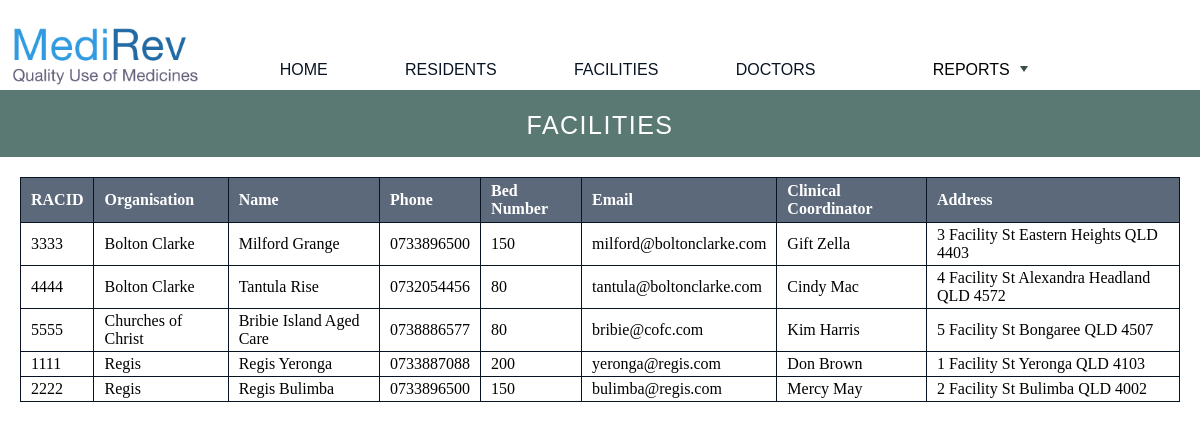
Screenshot of /all_facilities/index.php with the database file from the repository.
### tables this page shows
CREATE TABLE Facility(
	RACID INT NOT NULL,
	Organisation VARCHAR(255),
	Name VARCHAR(255),
	Phone VARCHAR(255),
	BedNumber INT,
	Email VARCHAR(255),
	CCFirstName VARCHAR(255),
	CCLastName VARCHAR(255),
	StreetAddress VARCHAR(255),
	Suburb VARCHAR(20),
	State VARCHAR(255),
	PostCode SMALLINT,
	PRIMARY KEY (RACID)
);

### private/query_functions.php (called while the page is built, shortened)
<?php require_once('functions.php'); ?>
<?php
function get_all_facilities($organisation, $name) {
	global $db;
	$sql = "SELECT * FROM Facility
	 WHERE Organisation LIKE $organisation AND Name LIKE $name
	 ORDER BY Organisation";
	$result = $db->query($sql);
	$array = $result->fetchALL(PDO::FETCH_ASSOC);
	return $array;
}
?>

### private/functions.php (called while the page is built, shortened)
<?php require_once('query_functions.php'); ?>
<?php
function h($string) {
	return htmlspecialchars($string);
}
?>

### public/all_facilities/index.php (the view, shortened to what this page needs)
<?php
	$organisation = empty($_POST["organisation"]) ? "'%'" : '"'.$_POST["organisation"].'"';
	$name = empty($_POST["facility_name"]) ? "'%'" : '"'.$_POST["facility_name"].'"';
	$all_facilities = get_all_facilities($organisation, $name);
?>
<?php $page_title = 'Facilities'; ?>
<?php include(SHARED_PATH . '/header.php'); ?>
<header class='facility'>
	<?php echo $page_title ?>
</header>
<div id="content">
	<article id="facility">
		<section id="facility_list">
			<table class="list">
				<tr>
					<th>RACID</th>
					<th>Organisation</th>
					<th>Name</th>
					<th>Phone</th>
					<th>Bed Number</th>
					<th>Email</th>
					<th>Clinical Coordinator</th>
					<th>Address</th>
				</tr>
				<?php foreach($all_facilities as $facility) { ?>
					<tr>
						<td><?php echo h($facility["RACID"]); ?></td>
						<td><?php echo h($facility["Organisation"]); ?></td>
						<td><?php echo h($facility["Name"]); ?></td>
						<td><?php echo h($facility["Phone"]); ?></td>
						<td><?php echo h($facility["BedNumber"]); ?></td>
						<td><?php echo h($facility["Email"]); ?></td>
						<td><?php echo h($facility["CCFirstName"].' '.$facility["CCLastName"]); ?></td>
						<td><?php echo h($facility["StreetAddress"].' '.$facility["Suburb"].' '.$facility["State"].' '.$facility["PostCode"]); ?></td>
					</tr>
				<?php } ?>
			</table>
		</section>
	</article>
</div>

### public/stylesheets/home.css (style rules this page uses)
* { max-width: 1300px; }
#content { min-height:500px; }
header { background: #39729B; color: #FFFFFF; height: 25px; margin: 0 0 0 0; padding: 21 15; font-family: Veranda, Arial, Helvetica, sans-serif; font-size: 25px; text-align: center; text-transform: uppercase; letter-spacing: 1.5px; }
header.facility { background: #5A7972; }
body { margin: 0; min-height:100%; width: 100%; margin: 0; padding: 0; min-width: 1024px; }
table { border-collapse: collapse; margin: 20 20 20 20; }
table.list { max-width: 100%; }
table.list tr th { border: 1px solid #081423; background: #5C697B; color: white; text-align: left; }
table.list tr td { border: 1px solid #081423; }
th { padding: 4 10 4 10; }
td { padding: 3 10 3 10; }

### rows the page displays
facility: RACID "3333", Organisation "Bolton Clarke", Name "Milford Grange", Phone "0733896500", BedNumber "150", Email "milford@boltonclarke.com", CCFirstName+CCLastName "Gift Zella", StreetAddress+Suburb+State "3 Facility St Eastern Heights QLD 4403"
facility: RACID "4444", Organisation "Bolton Clarke", Name "Tantula Rise", Phone "0732054456", BedNumber "80", Email "tantula@boltonclarke.com", CCFirstName+CCLastName "Cindy Mac", StreetAddress+Suburb+State "4 Facility St Alexandra Headland QLD 4572"
facility: RACID "5555", Organisation "Churches of Christ", Name "Bribie Island Aged Care", Phone "0738886577", BedNumber "80", Email "bribie@cofc.com", CCFirstName+CCLastName "Kim Harris", StreetAddress+Suburb+State "5 Facility St Bongaree QLD 4507"
facility: RACID "1111", Organisation "Regis", Name "Regis Yeronga", Phone "0733887088", BedNumber "200", Email "yeronga@regis.com", CCFirstName+CCLastName "Don Brown", StreetAddress+Suburb+State "1 Facility St Yeronga QLD 4103"
facility: RACID "2222", Organisation "Regis", Name "Regis Bulimba", Phone "0733896500", BedNumber "150", Email "bulimba@regis.com", CCFirstName+CCLastName "Mercy May", StreetAddress+Suburb+State "2 Facility St Bulimba QLD 4002"

### other values shown
$page_title "FACILITIES"
